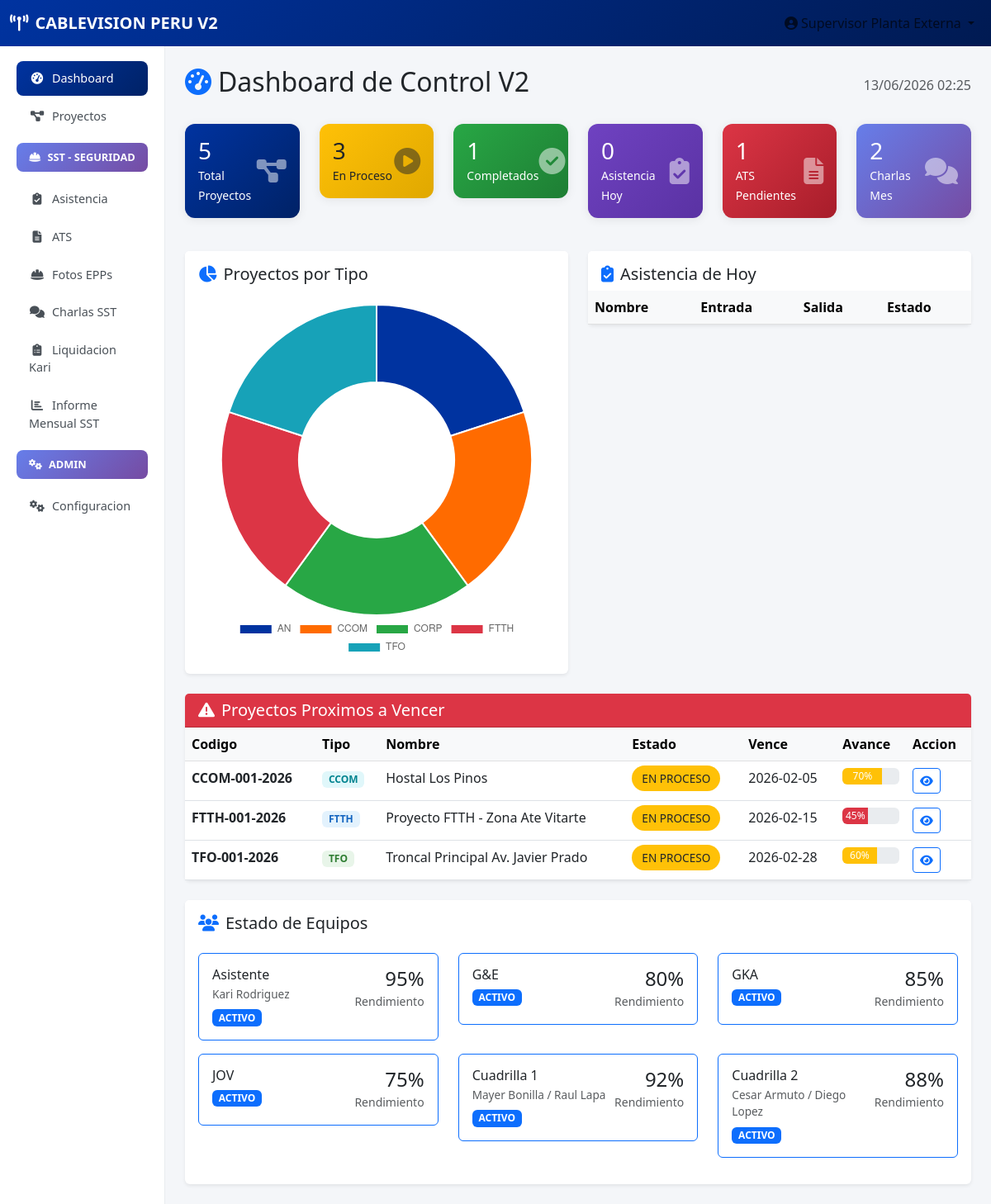
/dashboard (signed in), run on the app's committed database.
### tables this page shows
CREATE TABLE proyectos (
            id INTEGER PRIMARY KEY AUTOINCREMENT,
            codigo TEXT UNIQUE NOT NULL,
            tipo_id INTEGER NOT NULL,
            numero INTEGER NOT NULL,
            anio INTEGER NOT NULL,
            nombre TEXT NOT NULL,
            ubicacion TEXT,
            zona_distrito TEXT,
            estado_id INTEGER NOT NULL,
            fecha_inicio DATE,
            fecha_fin_estimada DATE,
            fecha_fin_real DATE,
            responsable_id INTEGER,
            contratista_id INTEGER,
            avance INTEGER DEFAULT 0,
            costo_estimado REAL,
            certificacion_estado TEXT DEFAULT 'PENDIENTE',
            plano_semaforo TEXT DEFAULT 'PENDIENTE',
            observaciones TEXT,
            creado_por INTEGER,
            fecha_creacion TIMESTAMP DEFAULT CURRENT_TIMESTAMP,
            FOREIGN KEY (tipo_id) REFERENCES tipos_proyectos(id),
            FOREIGN KEY (estado_id) REFERENCES estados_proyecto(id),
            FOREIGN KEY (responsable_id) REFERENCES usuarios(id),
            FOREIGN KEY (contratista_id) REFERENCES equipos(id),
            FOREIGN KEY (creado_por) REFERENCES usuarios(id)
        );

CREATE TABLE tipos_proyectos (
            id INTEGER PRIMARY KEY AUTOINCREMENT,
            prefijo TEXT UNIQUE NOT NULL,
            nombre TEXT NOT NULL,
            descripcion TEXT,
            activo INTEGER DEFAULT 1
        );

CREATE TABLE estados_proyecto (
            id INTEGER PRIMARY KEY AUTOINCREMENT,
            estado TEXT UNIQUE NOT NULL,
            color_semaforo TEXT,
            descripcion TEXT,
            activo INTEGER DEFAULT 1
        );

CREATE TABLE equipos (
            id INTEGER PRIMARY KEY AUTOINCREMENT,
            tipo TEXT NOT NULL CHECK(tipo IN ('cuadrilla', 'contratista', 'administrativo')),
            nombre TEXT NOT NULL,
            miembro1 TEXT,
            miembro2 TEXT,
            estado TEXT DEFAULT 'disponible' CHECK(estado IN ('disponible', 'ocupado', 'activo', 'inactivo')),
            proyecto_actual_id INTEGER,
            disponible_desde DATE,
            rendimiento INTEGER DEFAULT 0,
            observaciones TEXT,
            FOREIGN KEY (proyecto_actual_id) REFERENCES proyectos(id)
        );

### app.py (the view)
@app.route('/')
@app.route('/dashboard')
@login_required
def dashboard():
    conn = get_db()
    cursor = conn.cursor()
    cursor.execute('SELECT COUNT(*) FROM proyectos')
    total_proyectos = cursor.fetchone()[0]
    cursor.execute("SELECT COUNT(*) FROM proyectos WHERE estado_id IN (SELECT id FROM estados_proyecto WHERE estado IN ('EN PROCESO', 'ASIGNADO'))")
    activos = cursor.fetchone()[0]
    cursor.execute("SELECT COUNT(*) FROM proyectos WHERE estado_id IN (SELECT id FROM estados_proyecto WHERE estado = 'COMPLETADO')")
    completados = cursor.fetchone()[0]
    cursor.execute("SELECT COUNT(*) FROM asistencia WHERE fecha = ? AND estado = 'PRESENTE'", (datetime.now().strftime('%Y-%m-%d'),))
    asistencia_hoy = cursor.fetchone()[0]
    cursor.execute("SELECT COUNT(*) FROM ats WHERE estado = 'PENDIENTE'")
    ats_pendientes = cursor.fetchone()[0]
    cursor.execute("SELECT COUNT(*) FROM charlas_sst WHERE fecha >= ?", ((datetime.now() - timedelta(days=30)).strftime('%Y-%m-%d'),))
    charlas_mes = cursor.fetchone()[0]
    cursor.execute('SELECT t.prefijo, t.nombre, COUNT(*) as cantidad FROM proyectos p JOIN tipos_proyectos t ON p.tipo_id = t.id GROUP BY t.prefijo')
    proyectos_tipo = cursor.fetchall()
    cursor.execute('SELECT * FROM equipos ORDER BY tipo, nombre')
    equipos = cursor.fetchall()
    fecha_limite = (datetime.now() + timedelta(days=7)).strftime('%Y-%m-%d')
    cursor.execute('SELECT p.*, t.prefijo, t.nombre as tipo_nombre, e.estado as estado_nombre, e.color_semaforo FROM proyectos p JOIN tipos_proyectos t ON p.tipo_id = t.id JOIN estados_proyecto e ON p.estado_id = e.id WHERE p.fecha_fin_estimada <= ? AND e.estado IN ("EN PROCESO", "ASIGNADO") ORDER BY p.fecha_fin_estimada ASC', (fecha_limite,))
    urgentes = cursor.fetchall()
    cursor.execute('SELECT a.*, u.nombre FROM asistencia a JOIN usuarios u ON a.usuario_id = u.id WHERE a.fecha = ? ORDER BY u.nombre', (datetime.now().strftime('%Y-%m-%d'),))
    asistencia_hoy_list = cursor.fetchall()
    conn.close()
    return render_template('dashboard.html', total_proyectos=total_proyectos, activos=activos, completados=completados, asistencia_hoy=asistencia_hoy, ats_pendientes=ats_pendientes, charlas_mes=charlas_mes, proyectos_tipo=proyectos_tipo, equipos=equipos, urgentes=urgentes, asistencia_hoy_list=asistencia_hoy_list, now=datetime.now())

### templates/dashboard.html (shortened to what this page needs)
{% extends "base.html" %}
{% block content %}
<div class="d-flex justify-content-between align-items-center mb-4">
    <h2><i class="fas fa-tachometer-alt me-2 text-primary"></i>Dashboard de Control V2</h2>
    <span class="text-muted">{{ now.strftime('%d/%m/%Y %H:%M') }}</span>
</div>
<div class="row mb-4">
    <div class="col-md-2 col-6 mb-3">
        <div class="card card-kpi kpi-blue p-3">
            <div class="d-flex justify-content-between align-items-center">
                <div><h3 class="mb-0">{{ total_proyectos }}</h3><small>Total Proyectos</small></div>
                <i class="fas fa-project-diagram fa-2x opacity-50"></i>
            </div>
        </div>
    </div>
    <div class="col-md-2 col-6 mb-3">
        <div class="card card-kpi kpi-yellow p-3">
            <div class="d-flex justify-content-between align-items-center">
                <div><h3 class="mb-0">{{ activos }}</h3><small>En Proceso</small></div>
                <i class="fas fa-play-circle fa-2x opacity-50"></i>
            </div>
        </div>
    </div>
    <div class="col-md-2 col-6 mb-3">
        <div class="card card-kpi kpi-green p-3">
            <div class="d-flex justify-content-between align-items-center">
                <div><h3 class="mb-0">{{ completados }}</h3><small>Completados</small></div>
                <i class="fas fa-check-circle fa-2x opacity-50"></i>
            </div>
        </div>
    </div>
    <div class="col-md-2 col-6 mb-3">
        <div class="card card-kpi kpi-purple p-3">
            <div class="d-flex justify-content-between align-items-center">
                <div><h3 class="mb-0">{{ asistencia_hoy }}</h3><small>Asistencia Hoy</small></div>
                <i class="fas fa-clipboard-check fa-2x opacity-50"></i>
            </div>
        </div>
    </div>
    <div class="col-md-2 col-6 mb-3">
        <div class="card card-kpi kpi-red p-3">
            <div class="d-flex justify-content-between align-items-center">
                <div><h3 class="mb-0">{{ ats_pendientes }}</h3><small>ATS Pendientes</small></div>
                <i class="fas fa-file-alt fa-2x opacity-50"></i>
            </div>
        </div>
    </div>
    <div class="col-md-2 col-6 mb-3">
        <div class="card card-kpi" style="background: linear-gradient(135deg, #667eea 0%, #764ba2 100%); color: white;">
            <div class="d-flex justify-content-between align-items-center p-3">
                <div><h3 class="mb-0">{{ charlas_mes }}</h3><small>Charlas Mes</small></div>
                <i class="fas fa-comments fa-2x opacity-50"></i>
            </div>
        </div>
    </div>
</div>
<div class="row">
    <div class="col-md-6 mb-4">
        <div class="card border-0 shadow-sm">
            <div class="card-header bg-white border-0 pt-3"><h5 class="mb-0"><i class="fas fa-chart-pie me-2 text-primary"></i>Proyectos por Tipo</h5></div>
            <div class="card-body"><canvas id="chartTipos" height="200"></canvas></div>
        </div>
    </div>
    <div class="col-md-6 mb-4">
        <div class="card border-0 shadow-sm">
            <div class="card-header bg-white border-0 pt-3"><h5 class="mb-0"><i class="fas fa-clipboard-check me-2 text-primary"></i>Asistencia de Hoy</h5></div>
            <div class="card-body p-0">
                <div class="table-responsive">
                    <table class="table table-hover mb-0">
                        <thead class="table-light"><tr><th>Nombre</th><th>Entrada</th><th>Salida</th><th>Estado</th></tr></thead>
                    </table>
                </div>
            </div>
        </div>
    </div>
</div>
<div class="row mb-4">
    <div class="col-12">
        <div class="card border-0 shadow-sm">
            <div class="card-header bg-danger text-white"><h5 class="mb-0"><i class="fas fa-exclamation-triangle me-2"></i>Proyectos Proximos a Vencer</h5></div>
            <div class="card-body p-0">
                <div class="table-responsive">
                    <table class="table table-hover mb-0">
                        <thead class="table-light">
                            <tr><th>Codigo</th><th>Tipo</th><th>Nombre</th><th>Estado</th><th>Vence</th><th>Avance</th><th>Accion</th></tr>
                        </thead>
                        <tbody>
                            {% for p in urgentes %}
                            <tr>
                                <td><strong>{{ p.codigo }}</strong></td>
                                <td><span class="badge badge-{{ p.prefijo|lower }}">{{ p.prefijo }}</span></td>
                                <td>{{ p.nombre }}</td>
                                <td><span class="status-badge semaforo-{{ p.color_semaforo|lower }}">{{ p.estado_nombre }}</span></td>
                                <td>{{ p.fecha_fin_estimada }}</td>
                                <td>
                                    <div class="progress" style="height: 20px;">
                                        <div class="progress-bar bg-{{ 'success' if p.avance >= 80 else 'warning' if p.avance >= 50 else 'danger' }}" style="width: {{ p.avance }}%">{{ p.avance }}%</div>
                                    </div>
                                </td>
                                <td><a href="{{ url_for('ver_proyecto', id=p.id) }}" class="btn btn-sm btn-outline-primary"><i class="fas fa-eye"></i></a></td>
                            </tr>
                            {% endfor %}
                        </tbody>
                    </table>
                </div>
            </div>
        </div>
    </div>
</div>
<div class="row">
    <div class="col-12">
        <div class="card border-0 shadow-sm">
            <div class="card-header bg-white border-0 pt-3"><h5 class="mb-0"><i class="fas fa-users me-2 text-primary"></i>Estado de Equipos</h5></div>
            <div class="card-body">
                <div class="row">
                    {% for e in equipos %}
                    <div class="col-md-4 mb-3">
                        <div class="card border-{{ 'success' if e.estado == 'disponible' else 'warning' if e.estado == 'ocupado' else 'primary' }}">
                            <div class="card-body">
                                <div class="d-flex justify-content-between align-items-start">
                                    <div>
                                        <h6 class="card-title mb-1">{{ e.nombre }}</h6>
                                        <p class="text-muted mb-1" style="font-size: 0.85rem;">{% if e.miembro1 %}{{ e.miembro1 }}{% endif %}{% if e.miembro2 %} / {{ e.miembro2 }}{% endif %}</p>
                                        <span class="badge bg-{{ 'success' if e.estado == 'disponible' else 'warning' if e.estado == 'ocupado' else 'primary' }}">{{ e.estado|upper }}</span>
                                    </div>
                                    <div class="text-end"><div class="h4 mb-0">{{ e.rendimiento }}%</div><small class="text-muted">Rendimiento</small></div>
                                </div>
                            </div>
                        </div>
                    </div>
                    {% endfor %}
                </div>
            </div>
        </div>
    </div>
</div>
{% endblock %}
{% block extra_js %}
<script>
new Chart(document.getElementById('chartTipos'), {
    type: 'doughnut',
    data: {
        labels: {{ proyectos_tipo|map(attribute='prefijo')|list|tojson }},
        datasets: [{
            data: {{ proyectos_tipo|map(attribute='cantidad')|list|tojson }},
            backgroundColor: ['#0033A0', '#FF6B00', '#28a745', '#dc3545', '#17a2b8', '#6f42c1', '#fd7e14', '#20c997', '#6610f2', '#6c757d']
        }]
    },
    options: { responsive: true, plugins: { legend: { position: 'bottom' } } }
});
</script>
{% endblock %}

### templates/base.html (shortened to what this page needs)
<!DOCTYPE html>
<html lang="es">
<head>
    <link href="https://cdn.jsdelivr.net/npm/bootstrap@5.3.0/dist/css/bootstrap.min.css" rel="stylesheet">
    <link href="https://cdnjs.cloudflare.com/ajax/libs/font-awesome/6.4.0/css/all.min.css" rel="stylesheet">
</head>
<body>
    <nav class="navbar navbar-expand-lg navbar-custom">
        <div class="container-fluid">
            <a class="navbar-brand" href="{{ url_for('dashboard') }}">
                <i class="fas fa-broadcast-tower me-2"></i>CABLEVISION PERU V2
            </a>
            <div class="collapse navbar-collapse" id="navbarNav">
                <ul class="navbar-nav ms-auto">
                    <li class="nav-item dropdown">
                        <a class="nav-link dropdown-toggle" href="#" role="button" data-bs-toggle="dropdown">
                            <i class="fas fa-user-circle me-1"></i>{{ session.nombre }}
                        </a>
                    </li>
                </ul>
            </div>
        </div>
    </nav>
    <div class="container-fluid">
        <div class="row">
            <div class="col-md-2 sidebar d-none d-md-block pt-3">
                <nav class="nav flex-column">
                    <a class="nav-link {% if request.endpoint == 'dashboard' %}active{% endif %}" href="{{ url_for('dashboard') }}">
                        <i class="fas fa-tachometer-alt"></i>Dashboard
                    </a>
                    <a class="nav-link {% if request.endpoint == 'proyectos' %}active{% endif %}" href="{{ url_for('proyectos') }}">
                        <i class="fas fa-project-diagram"></i>Proyectos
                    </a>
                    <div class="sst-section"><i class="fas fa-hard-hat me-2"></i>SST - SEGURIDAD</div>
                    <a class="nav-link {% if request.endpoint == 'asistencia' %}active{% endif %}" href="{{ url_for('asistencia') }}">
                        <i class="fas fa-clipboard-check"></i>Asistencia
                    </a>
                    <a class="nav-link {% if request.endpoint == 'ats' %}active{% endif %}" href="{{ url_for('ats') }}">
                        <i class="fas fa-file-alt"></i>ATS
                    </a>
                    <a class="nav-link {% if request.endpoint == 'epps' %}active{% endif %}" href="{{ url_for('epps') }}">
                        <i class="fas fa-hard-hat"></i>Fotos EPPs
                    </a>
                    <a class="nav-link {% if request.endpoint == 'charlas' %}active{% endif %}" href="{{ url_for('charlas') }}">
                        <i class="fas fa-comments"></i>Charlas SST
                    </a>
                    <a class="nav-link {% if request.endpoint == 'liquidacion_kari' %}active{% endif %}" href="{{ url_for('liquidacion_kari') }}">
                        <i class="fas fa-clipboard-list"></i>Liquidacion Kari
                    </a>
                    <a class="nav-link {% if request.endpoint == 'informe_mensual_sst' %}active{% endif %}" href="{{ url_for('informe_mensual_sst') }}">
                        <i class="fas fa-chart-bar"></i>Informe Mensual SST
                    </a>
                    {% if session.rol == 'supervisor' %}
                    <div class="sst-section"><i class="fas fa-cogs me-2"></i>ADMIN</div>
                    <a class="nav-link {% if request.endpoint == 'admin_configuracion' %}active{% endif %}" href="{{ url_for('admin_configuracion') }}">
                        <i class="fas fa-cogs"></i>Configuracion
                    </a>
                    {% endif %}
                </nav>
            </div>
            <div class="col-md-10 py-4 px-4">
                {% block content %}{% endblock %}
            </div>
        </div>
    </div>
    {% block extra_js %}{% endblock %}
</body>
</html>

### data on the page
proyectos: codigo "CCOM-001-2026", prefijo "CCOM", nombre "Hostal Los Pinos", estado_nombre "EN PROCESO", fecha_fin_estimada "2026-02-05", avance "70"
proyectos: codigo "FTTH-001-2026", prefijo "FTTH", nombre "Proyecto FTTH - Zona Ate Vitarte", estado_nombre "EN PROCESO", fecha_fin_estimada "2026-02-15", avance "45"
proyectos: codigo "TFO-001-2026", prefijo "TFO", nombre "Troncal Principal Av. Javier Prado", estado_nombre "EN PROCESO", fecha_fin_estimada "2026-02-28", avance "60"
equipos: nombre "Asistente", miembro1 "Kari Rodriguez", estado "ACTIVO", rendimiento "95"
equipos: nombre "G&E", estado "ACTIVO", rendimiento "80"
equipos: nombre "GKA", estado "ACTIVO", rendimiento "85"
equipos: nombre "JOV", estado "ACTIVO", rendimiento "75"
equipos: nombre "Cuadrilla 1", miembro1 "Mayer Bonilla", miembro2 "Raul Lapa", estado "ACTIVO", rendimiento "92"
equipos: nombre "Cuadrilla 2", miembro1 "Cesar Armuto", miembro2 "Diego Lopez", estado "ACTIVO", rendimiento "88"

### other printed values
{{ session.nombre }} "Supervisor Planta Externa"
{{ total_proyectos }} "5"
{{ activos }} "3"
{{ completados }} "1"
{{ asistencia_hoy }} "0"
{{ ats_pendientes }} "1"
{{ charlas_mes }} "2"
chart data {{ proyectos_tipo|map(attribute='prefijo')|list|tojson }} ["AN", "CCOM", "CORP", "FTTH", "TFO"]
chart data {{ proyectos_tipo|map(attribute='cantidad')|list|tojson }} [1, 1, 1, 1, 1]
